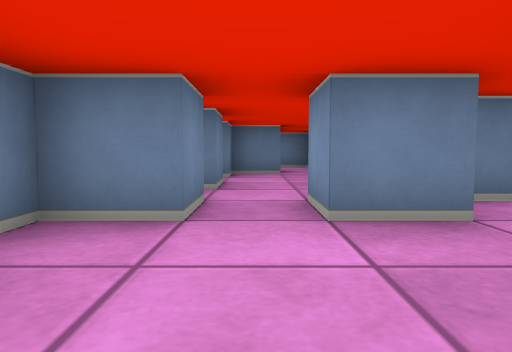
[1] (above)

15 first-person views from a walk through a cub3D ray-caster map. The camera is about half as high as the walls, tilts 4° down and sees 70° across. The floor is counted in squares. Each view is taken from the middle of a square. On the plan, view 1 faces up. The plan holds only what a view shows up to about 9 squares ahead; the rest is blank. The place goes on beyond the plan.

[2]
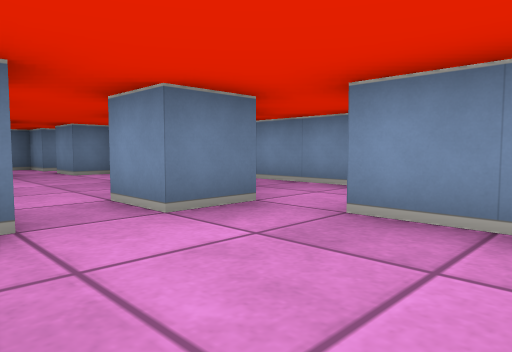

[3]
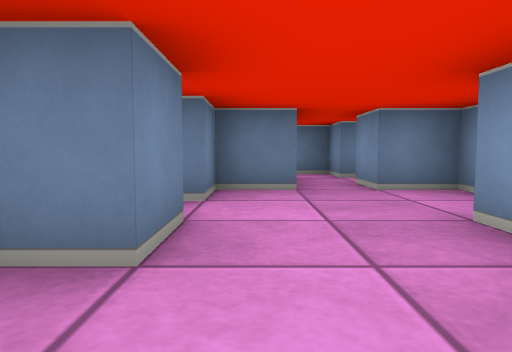

[4]
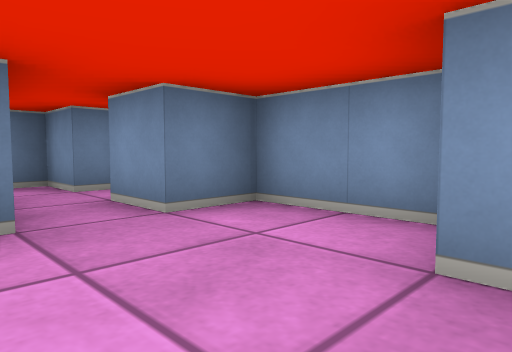

[5]
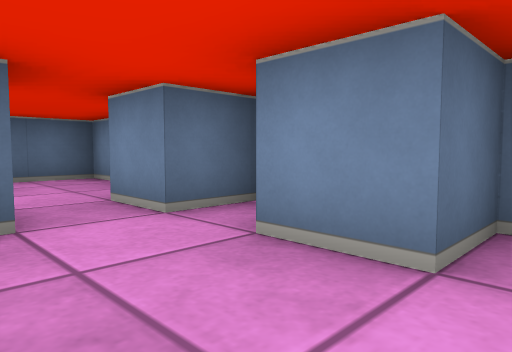

[6]
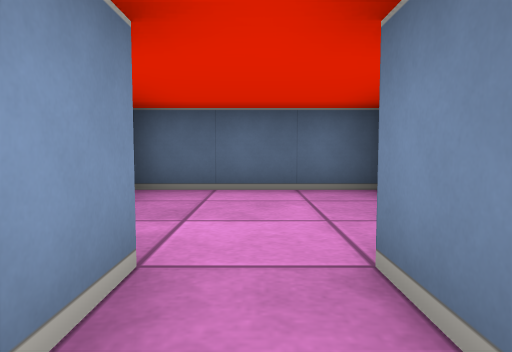

[7]
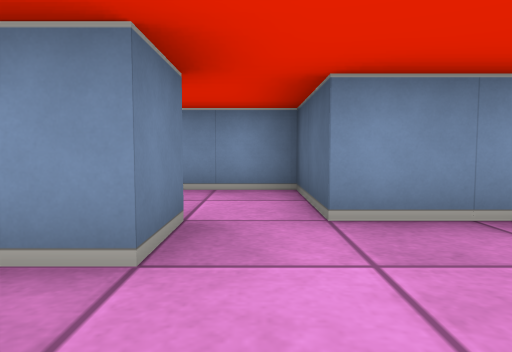

[8]
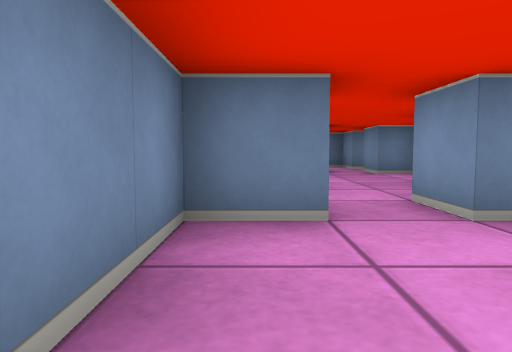

[9]
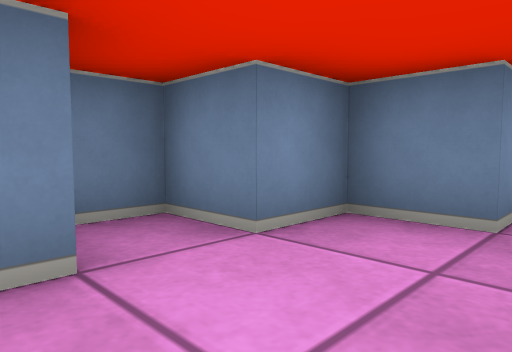

[10]
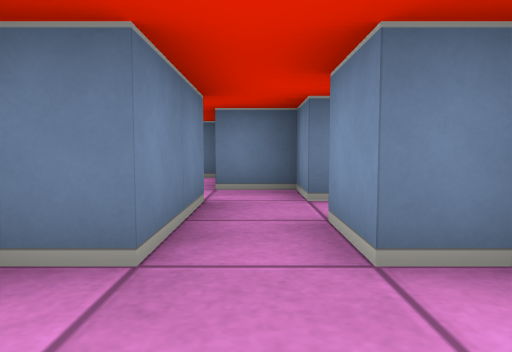

[11]
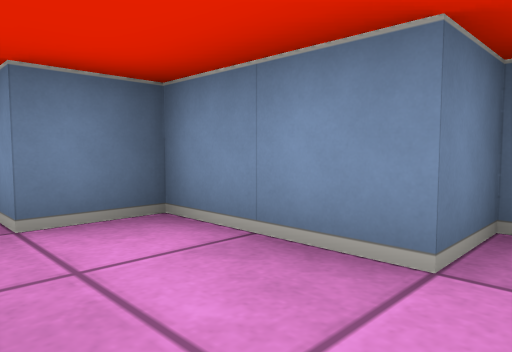

[12]
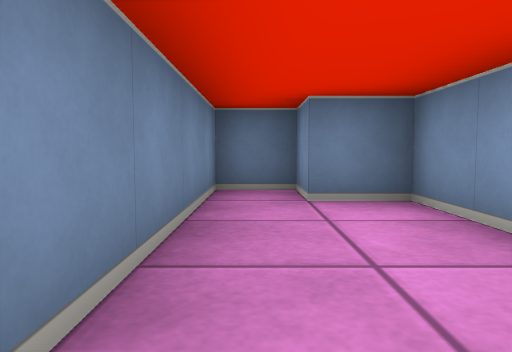

[13]
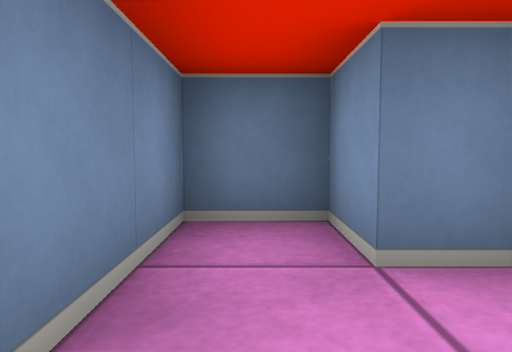

[14]
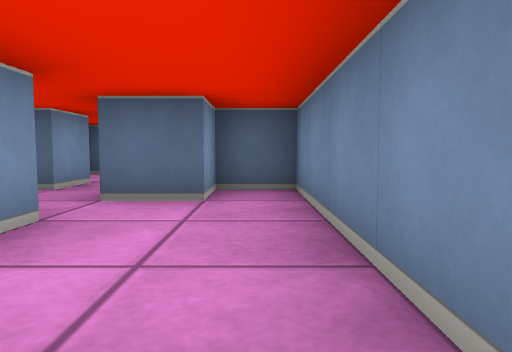

[15]
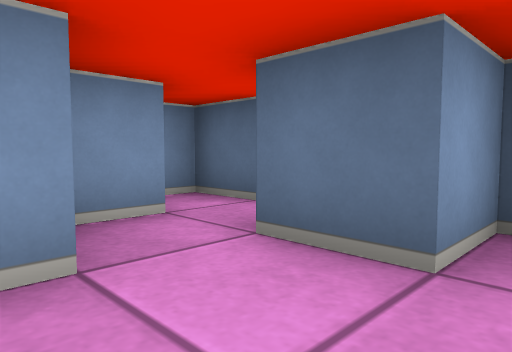

### Floor plan
Ten units are one square. View 1 is at (0, 0); x grows to the right and y downward. Boxes are objects, and circles mark ways between rooms. Rooms are numbered by the first view taken in them; rooms with no view inside come last. Other rooms are left out.
<svg viewBox="-20 -140 60 150">
<path fill="none" stroke="#000" d="M5 -25 5 -35M-15 -35 -5 -35 -5 -25 -15 -25 -15 5 15 5M15 -1 15 -15M-5 -45 -11 -45M5 -75 -5 -75 -5 -65 -15 -65 -15 -55 -5 -55 -5 -45M15 -50 15 -55M25 -58 25 -75 15 -75M5 -105 5 -125 -5 -125 -5 -135 -15 -135 -15 -85 -5 -85 -5 -95 5 -95M16 -25 5 -25M25 -35 20 -35M15 -15 35 -15 35 -45M5 -95 5 -75M20 -95 15 -95 15 -105 5 -105M15 -75 15 -85 25 -85 25 -90"/>
<circle cx="0" cy="-50" r="3" fill="#2a7"/>
<circle cx="10" cy="-20" r="3" fill="#2a7"/>
<circle cx="10" cy="-80" r="3" fill="#2a7"/>
<circle cx="10" cy="-100" r="3" fill="#2a7"/>
<text x="0" y="-20">1</text>
<text x="0" y="-60">2</text>
<text x="-10" y="-110">3</text>
<text x="20" y="-30">4</text>
<text x="10" y="-90">5</text>
</svg>
Room 1 opens to room 2. Room 1 opens to room 4. Room 2 opens to room 5. Room 3 opens to room 5.

Where each view was taken, in squares from view 1:
view 1: 0 up, 0 right, facing up
view 2: 0 up, 1 left, facing up-right
view 3: 3 up, 0 right, facing up
view 4: 5 up, 0 right, facing up-right
view 5: 6 up, 1 right, facing down-left
view 6: 4 up, 0 right, facing down
view 7: 2 up, 1 left, facing right
view 8: 0 up, 1 left, facing up
view 9: 5 up, 1 right, facing up-left
view 10: 6 up, 1 right, facing up
view 11: 10 up, 1 left, facing up-right
view 12: 9 up, 1 left, facing up
view 13: 11 up, 1 left, facing up
view 14: 13 up, 1 left, facing down
view 15: 11 up, 1 left, facing down-right
